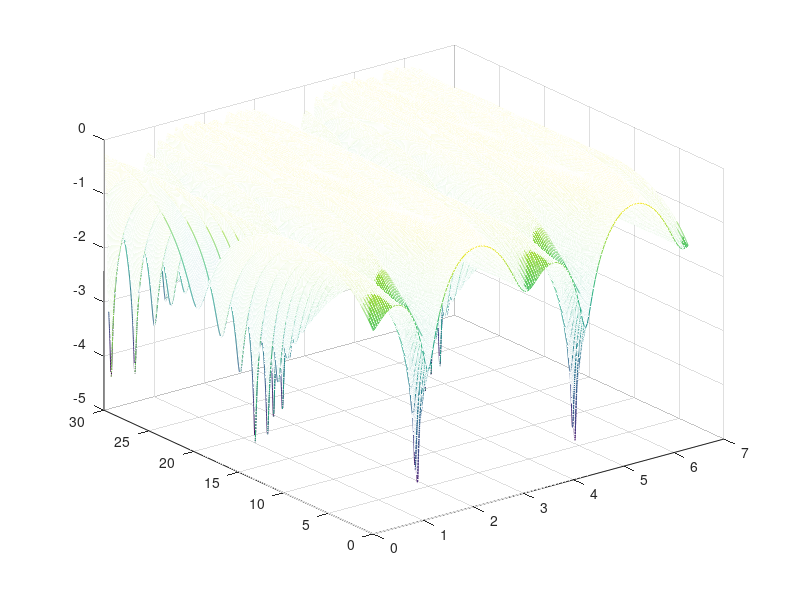

Recreate this plot in MATLAB.

close all
clear all
clc

% Initial Conditions

B = 1/3;
gamma = 0.1;
K = 0.1;

alpha1 = 0.1 * pi;
alpha2 = 0.554 * pi;
alpha3 = 0.23 * pi;
alphap = 0.43 * pi;

dt = .01;
In = [0:dt:30];
dalpha = .01;
count = 1;

for n = 0:dalpha:2
                
    alpha1 = n * pi;
    w = B * In * sin(2*(alpha1 - alphap));
    Q = (1/2)*(exp(-1i*K)*(cos(2*alpha2 - 2*alpha3 - alphap) + 1i*cos(2*alpha3 - alphap)) * (1i*cos(2*alpha1 - alphap - w) - cos(alphap - w)) + exp(1i*K)*(sin(2*alpha2 - 2*alpha3 - alphap) - 1i*sin(2*alpha3 - alphap)) * (sin(alphap - w) - 1i*sin(2*alpha1 - alphap - w)));

    Ts = -1 *gamma + real(log(Q));
    
    cs(count, :) = Ts;
    alphavec(count, :) = alpha1;
    count = count + 1;
end

%waterfall(alphavec, In, cs')
mesh(alphavec, In, cs')



